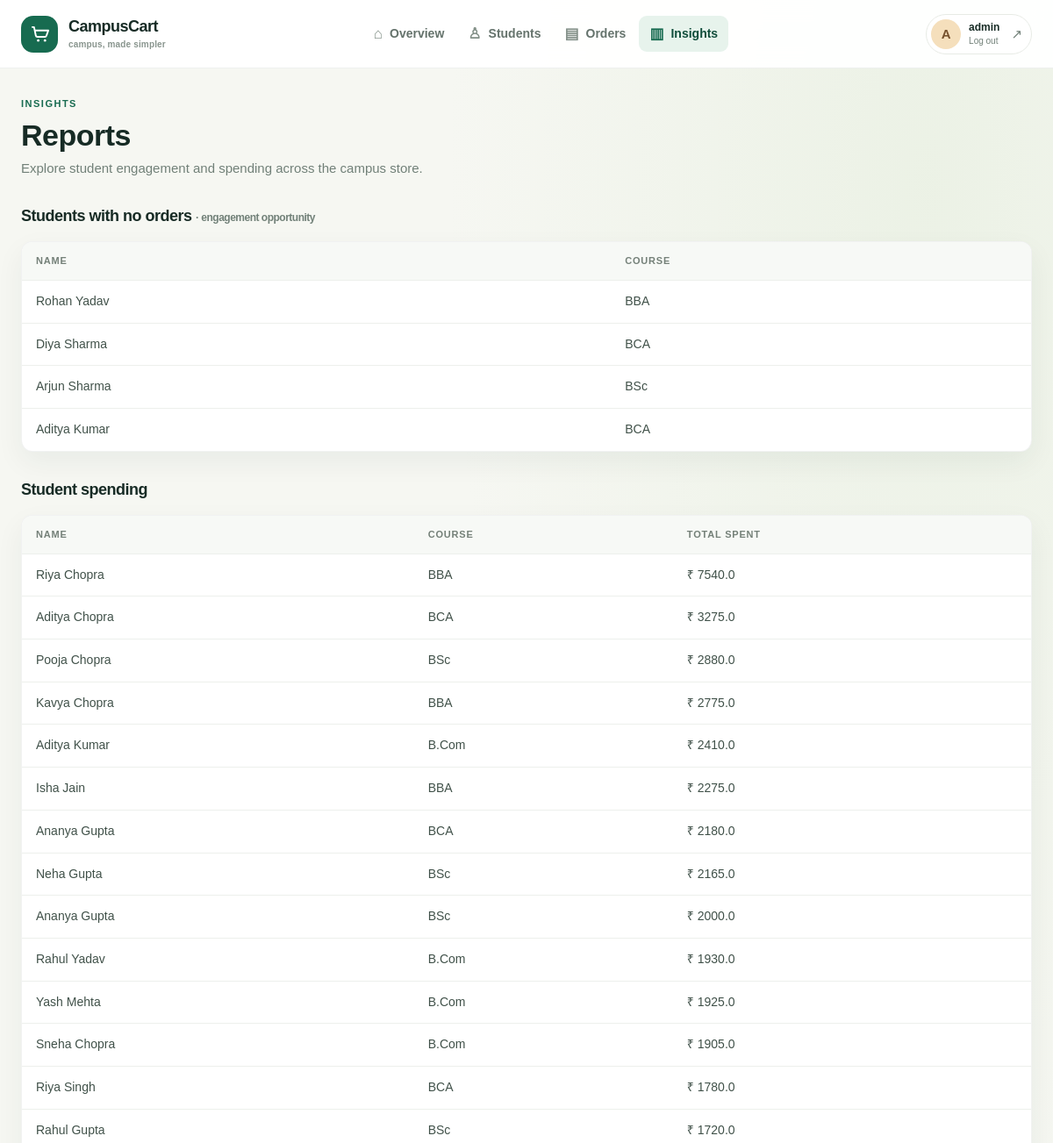
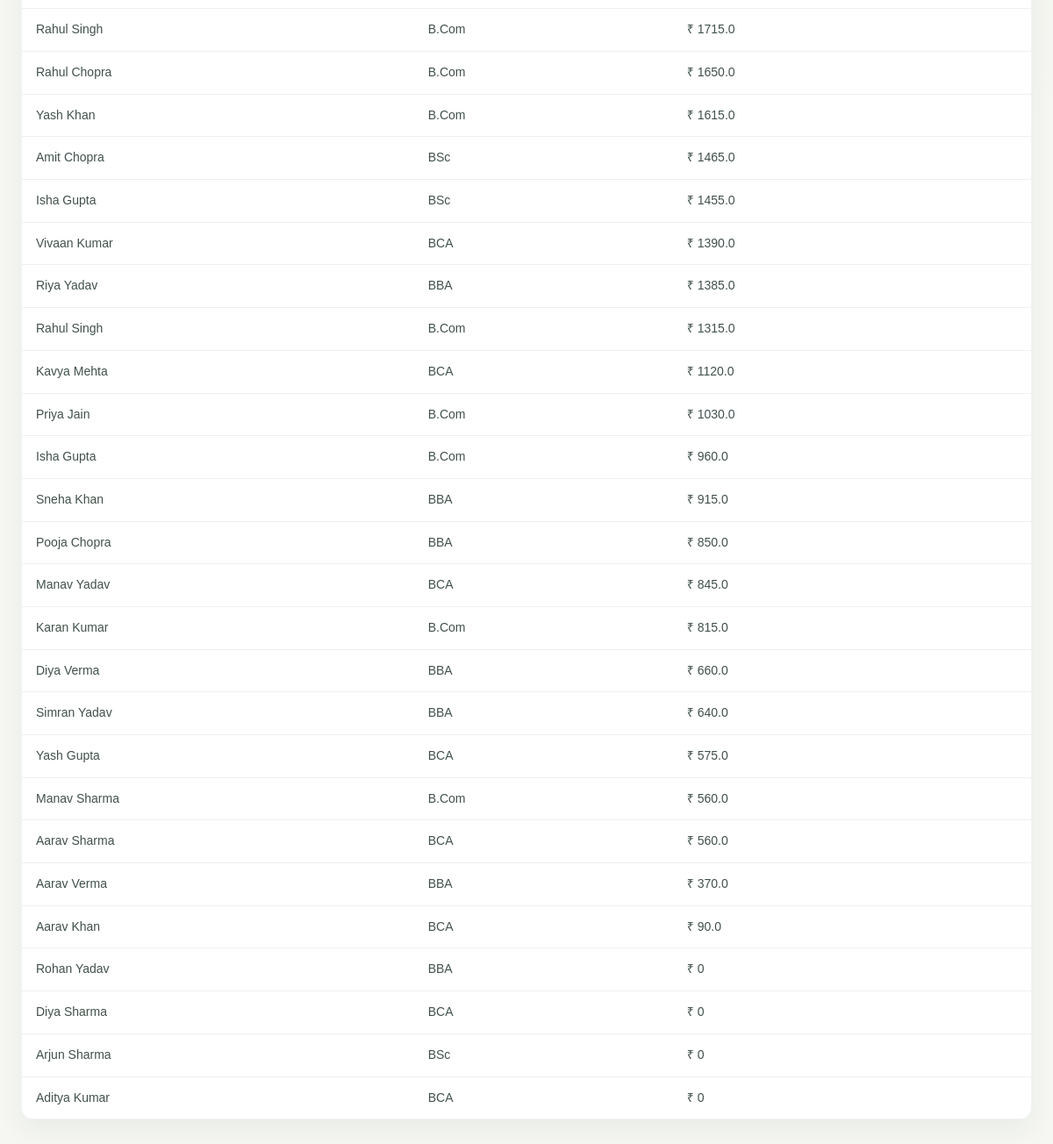
/reports (signed in), run on the app's committed database (2 pictures, top to bottom).
### tables this page shows
CREATE TABLE Students (
  student_id INTEGER PRIMARY KEY,
  name TEXT NOT NULL,
  course TEXT,
  year INTEGER,
  phone TEXT
, email TEXT);

### CampusCart/app.py (the view)
@app.route('/reports')
@login_required
def reports():
    spending = query("""
        SELECT s.name, s.course, COALESCE(SUM(oi.quantity*p.price),0) AS total
        FROM Students s
        LEFT JOIN Orders o ON s.student_id=o.student_id
        LEFT JOIN Order_Items oi ON o.order_id=oi.order_id
        LEFT JOIN Products p ON oi.product_id=p.product_id
        GROUP BY s.student_id, s.name, s.course
        ORDER BY total DESC""")
    inactive = [r for r in spending if r['total'] == 0]
    return render_template('reports.html', spending=spending, inactive=inactive)

### CampusCart/app.py (called while the page is built)
def query(sql, params=(), one=False, commit=False):
    conn = sqlite3.connect(DB)
    conn.row_factory = sqlite3.Row
    conn.execute("PRAGMA foreign_keys = ON")
    cur = conn.cursor()
    try:
        cur.execute(sql, params)
        if commit:
            conn.commit()
            return None
        return cur.fetchone() if one else cur.fetchall()
    finally:
        conn.close()

def login_required(f):
    @wraps(f)
    def wrapper(*args, **kwargs):
        if 'role' not in session:
            return redirect('/')
        return f(*args, **kwargs)
    return wrapper

### templates/reports.html (shortened to what this page needs)
{% extends "base.html" %}
{% block content %}
<div class="page-heading">
  <p class="eyebrow">Insights</p>
  <h1>Reports</h1>
  <p class="muted">Explore student engagement and spending across the campus store.</p>
</div>
<h3 class="section-title">Students with no orders <span class="muted small">· engagement opportunity</span></h3>
<div class="table-wrap">
  <table>
    <thead><tr><th>Name</th><th>Course</th></tr></thead>
    <tbody>
    {% for r in inactive %}
    <tr><td>{{ r.name }}</td><td>{{ r.course }}</td></tr>
    {% else %}
    <tr><td colspan="2">All students have placed an order.</td></tr>
    {% endfor %}
    </tbody>
  </table>
</div>
<h3 class="section-title">Student spending</h3>
<div class="table-wrap">
  <table>
    <thead><tr><th>Name</th><th>Course</th><th>Total spent</th></tr></thead>
    <tbody>
    {% for r in spending %}
    <tr><td>{{ r.name }}</td><td>{{ r.course }}</td><td>₹ {{ r.total }}</td></tr>
    {% endfor %}
    </tbody>
  </table>
</div>
{% endblock %}

### static/style.css (style rules this page uses)
:root { color-scheme: light; --ink: #172b25; --muted: #718078; --green: #176b50; --green-dark: #104d3b; --green-soft: #e7f3ec; --cream: #f5f7f2; --line: #e7ebe5; --white: #fff; --shadow: 0 12px 32px rgba(25, 57, 43, .06); }
* { box-sizing: border-box; }
body { margin: 0; color: var(--ink); background: var(--cream); font-family: "DM Sans", Arial, sans-serif; font-size: 15px; line-height: 1.55; }
.page-heading { margin: 0 0 26px; }
.eyebrow { margin: 0 0 7px; color: var(--green); font-size: 11px; font-weight: 700; letter-spacing: 1.5px; text-transform: uppercase; }
h1, h2, h3, p { margin-top: 0; }
h1, h2, h3 { font-family: Manrope, "DM Sans", sans-serif; letter-spacing: -.5px; }
h1, h2 { margin-bottom: 5px; font-size: clamp(26px, 3vw, 34px); line-height: 1.2; }
h3 { margin-bottom: 14px; font-size: 18px; }
.page-heading p:last-child { margin-bottom: 0; }
.muted { color: var(--muted); }
.small { font-size: 12px; }
.table-wrap { overflow-x: auto; border: 1px solid rgba(23, 43, 37, .06); border-radius: 13px; background: white; box-shadow: var(--shadow); }
table { width: 100%; border-collapse: collapse; text-align: left; }
th, td { padding: 13px 16px; border-bottom: 1px solid #edf0ec; white-space: nowrap; }
th { background: #f7f9f6; color: #748078; font-size: 11px; font-weight: 700; letter-spacing: .8px; text-transform: uppercase; }
td { color: #405149; font-size: 14px; }
tbody tr:last-child td, table tr:last-child td { border-bottom: 0; }
.section-title { margin: 30px 0 14px; }
body { background: radial-gradient(ellipse at 88% 8%, rgba(227, 237, 219, .55), transparent 34rem), #f6f7f2; }

### data on the page
Students: name "Rohan Yadav", course "BBA", total "0"
Students: name "Diya Sharma", course "BCA", total "0"
Students: name "Arjun Sharma", course "BSc", total "0"
Students: name "Aditya Kumar", course "BCA", total "0"
Students: name "Riya Chopra", course "BBA", total "7540.0"
Students: name "Aditya Chopra", course "BCA", total "3275.0"
Students: name "Pooja Chopra", course "BSc", total "2880.0"
Students: name "Kavya Chopra", course "BBA", total "2775.0"
Students: name "Aditya Kumar", course "B.Com", total "2410.0"
Students: name "Isha Jain", course "BBA", total "2275.0"
Students: name "Ananya Gupta", course "BCA", total "2180.0"
Students: name "Neha Gupta", course "BSc", total "2165.0"
Students: name "Ananya Gupta", course "BSc", total "2000.0"
Students: name "Rahul Yadav", course "B.Com", total "1930.0"
Students: name "Yash Mehta", course "B.Com", total "1925.0"
Students: name "Sneha Chopra", course "B.Com", total "1905.0"
Students: name "Riya Singh", course "BCA", total "1780.0"
Students: name "Rahul Gupta", course "BSc", total "1720.0"
Students: name "Rahul Singh", course "B.Com", total "1715.0"
Students: name "Rahul Chopra", course "B.Com", total "1650.0"
Students: name "Yash Khan", course "B.Com", total "1615.0"
Students: name "Amit Chopra", course "BSc", total "1465.0"
Students: name "Isha Gupta", course "BSc", total "1455.0"
Students: name "Vivaan Kumar", course "BCA", total "1390.0"
Students: name "Riya Yadav", course "BBA", total "1385.0"
Students: name "Rahul Singh", course "B.Com", total "1315.0"
Students: name "Kavya Mehta", course "BCA", total "1120.0"
Students: name "Priya Jain", course "B.Com", total "1030.0"
Students: name "Isha Gupta", course "B.Com", total "960.0"
Students: name "Sneha Khan", course "BBA", total "915.0"
Students: name "Pooja Chopra", course "BBA", total "850.0"
Students: name "Manav Yadav", course "BCA", total "845.0"
Students: name "Karan Kumar", course "B.Com", total "815.0"
Students: name "Diya Verma", course "BBA", total "660.0"
Students: name "Simran Yadav", course "BBA", total "640.0"
Students: name "Yash Gupta", course "BCA", total "575.0"
Students: name "Manav Sharma", course "B.Com", total "560.0"
Students: name "Aarav Sharma", course "BCA", total "560.0"
Students: name "Aarav Verma", course "BBA", total "370.0"
Students: name "Aarav Khan", course "BCA", total "90.0"

### other printed values
{{ session['username'][0]|upper }} "A"
{{ session['username'] }} "admin"
